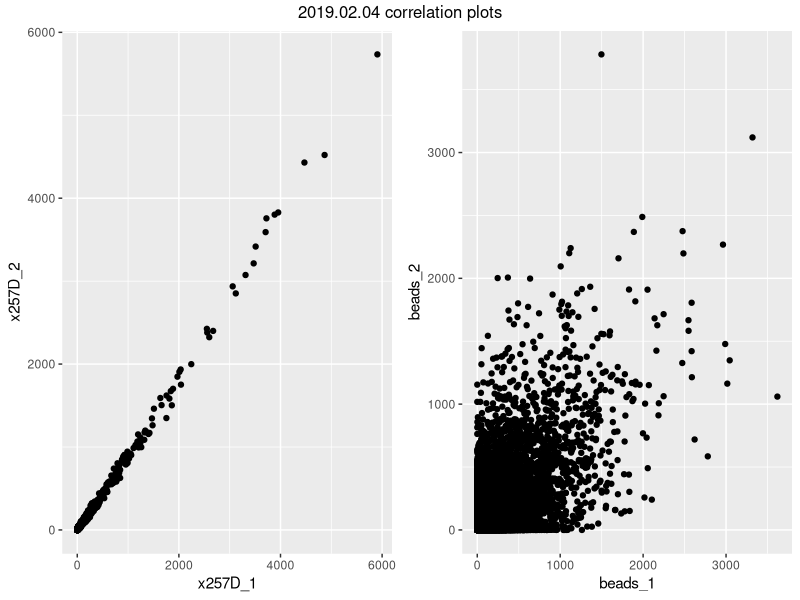
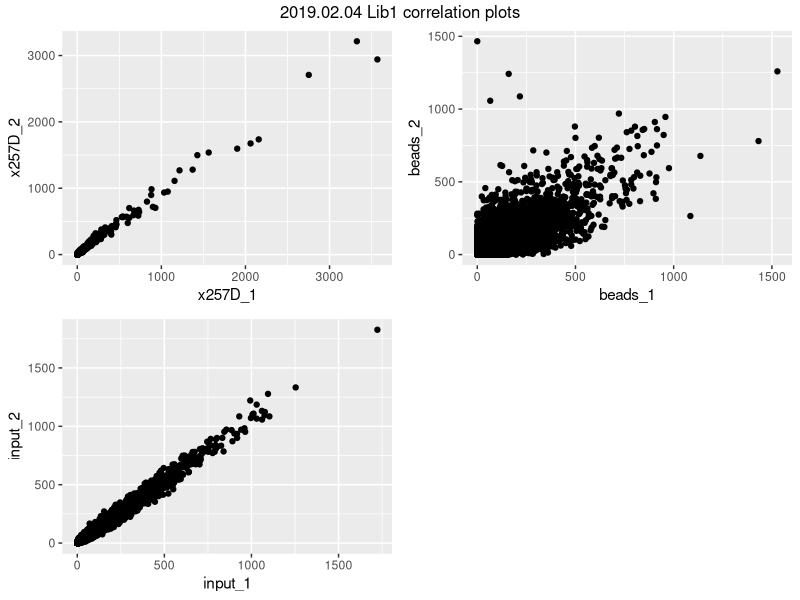
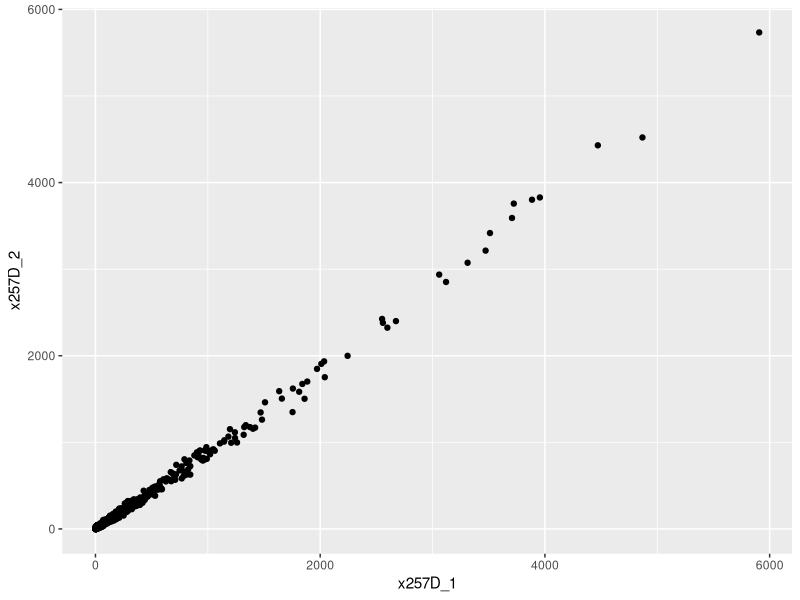
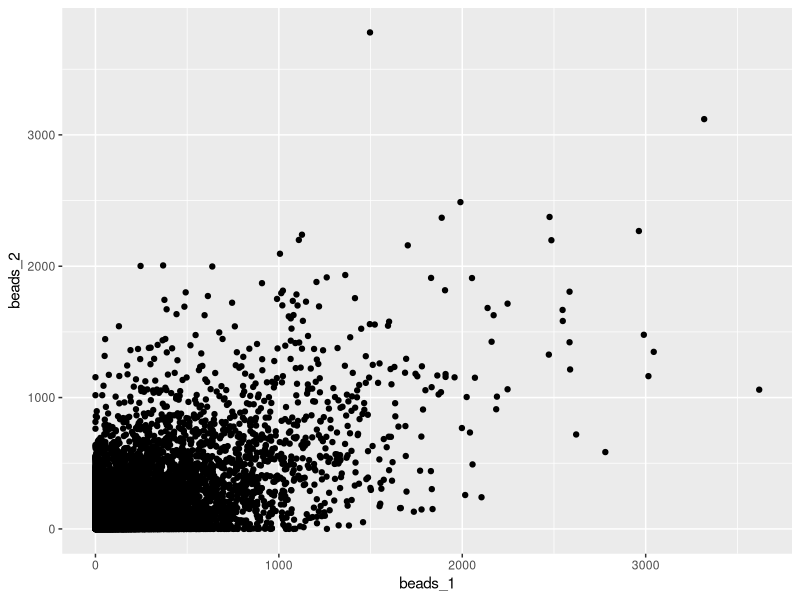
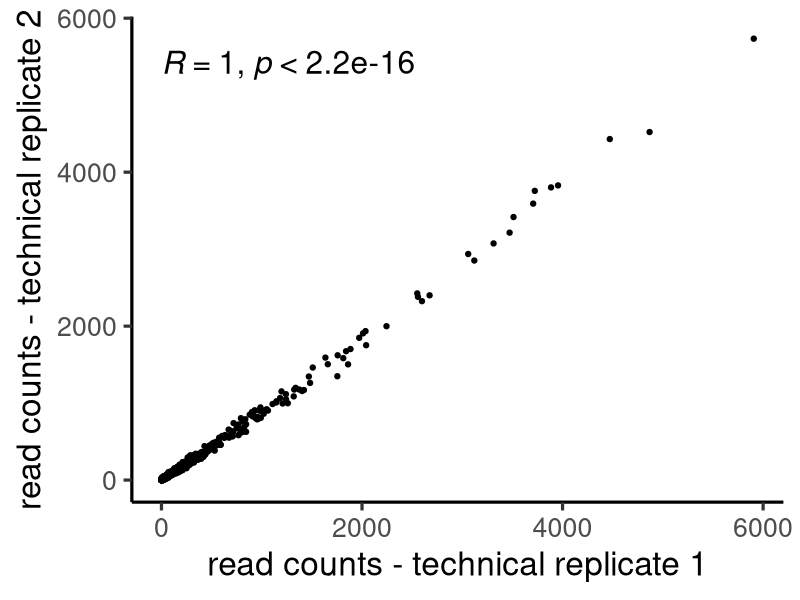
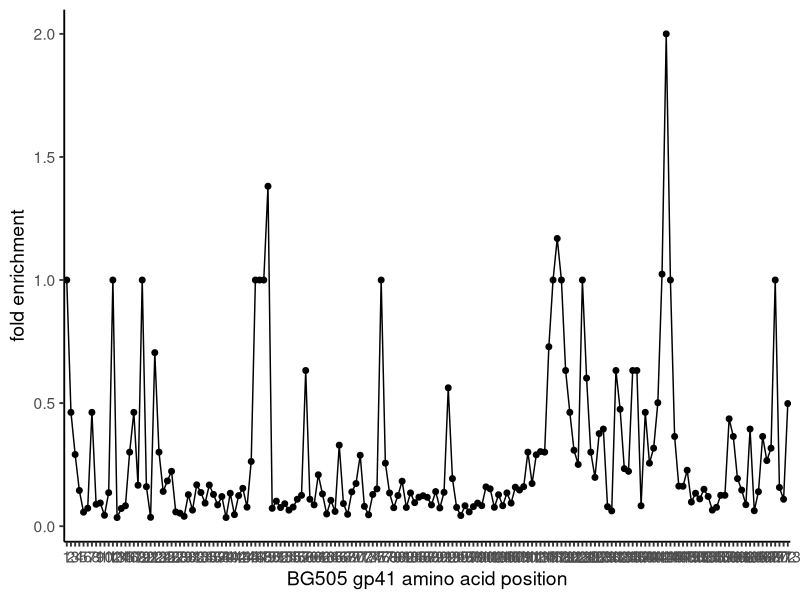
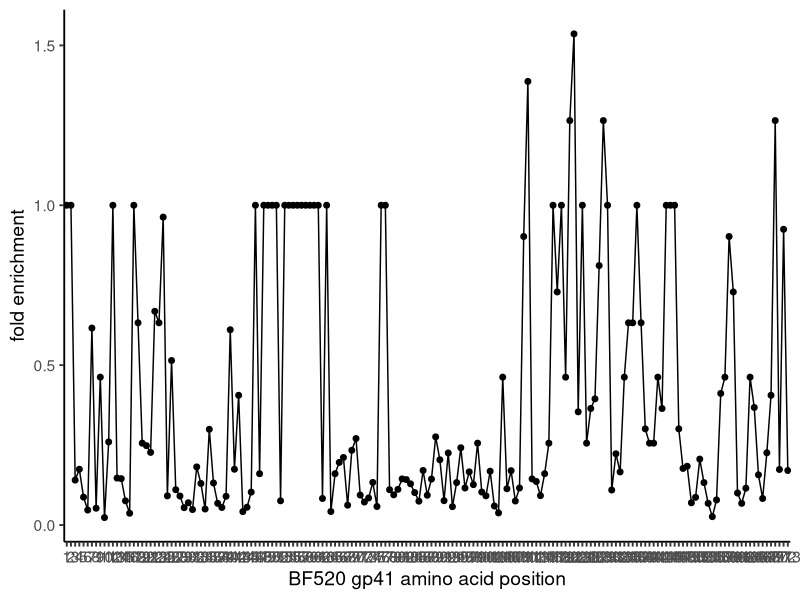
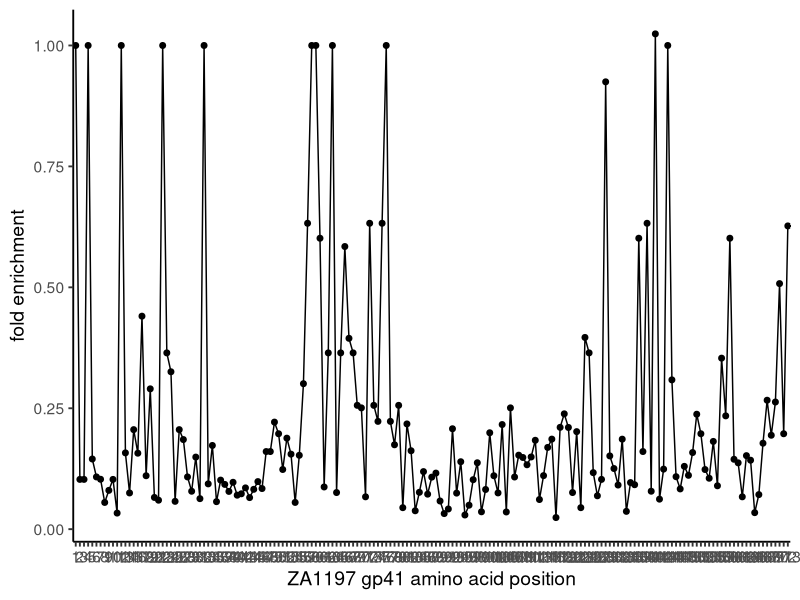

Write the R code that produced these figures, in order. (Note: this script raises an error after producing the figures.)
## ---- chunk 1
knitr::opts_chunk$set(echo = TRUE)
## ---- chunk 2
library(tidyverse)
library(GGally)
library(gridExtra)
library(ggpubr)
library(reshape2)
## ---- chunk 3
analysis_rep1 <-read_csv("data/2019.02.04.annotatedCounts.csv")

print(analysis_rep1)
## ---- chunk 4
analysis_rep1 <- analysis_rep1 %>% 
  separate(Virus_Protein_Loc_AA, c("Virus", "Protein", "Loc", "AA"), convert = TRUE)
## ---- chunk 5
analysis_rep1$sequence = substr(analysis_rep1$Oligo,19,nchar(analysis_rep1$Oligo)-16)

print(analysis_rep1)
## ---- chunk 6
WT_protein_tibble <- read_csv("data/gp41V3_PhageDMS_library_key.csv")

analysis_rep1 <- left_join(analysis_rep1, WT_protein_tibble, by = c("Loc", "AA", "Virus", "Protein")) 

#This is to fill in the HXB2_Loc and Correct_Loc numbers within a group
analysis_rep1 <- analysis_rep1 %>% 
  group_by(Virus, Protein, Loc) %>% 
  fill(HXB2_Loc, .direction = c("up")) %>%
  fill(HXB2_Loc, .direction = c("down")) %>%
  fill(Correct_Loc, .direction = c("up")) %>%
  fill(Correct_Loc, .direction = c("down")) %>%
  ungroup()
## ---- chunk 7
correlation_tibble <- data.frame(sample = 'x257D', correlation = cor(analysis_rep1$x257D_1,analysis_rep1$x257D_2),stringsAsFactors = F) %>% as_tibble  

correlation_tibble <- add_row(correlation_tibble, sample = 'beads', correlation = cor(analysis_rep1$beads_1,analysis_rep1$beads_2)) 

print(correlation_tibble)

## ---- chunk 8
analysis_rep1_no_outlier <- analysis_rep1 %>% select(x257D_1, x257D_2, beads_1, beads_2, input_1) %>%  filter_all(all_vars(.< 6000))

## ---- chunk 9
correlation_tibble_no_outlier <- data.frame(sample = 'x257D', correlation = cor(analysis_rep1_no_outlier$x257D_1,analysis_rep1_no_outlier$x257D_2),stringsAsFactors = F) %>% as_tibble  

correlation_tibble_no_outlier <- add_row(correlation_tibble_no_outlier, sample = 'beads', correlation = cor(analysis_rep1_no_outlier$beads_1,analysis_rep1_no_outlier$beads_2)) 


print(correlation_tibble_no_outlier)

## ---- chunk 10
x257D_correlation <- ggplot(analysis_rep1_no_outlier, aes(x=x257D_1, y=x257D_2)) + geom_point()
ggsave(file = "results/mAb_analysis/gp41V3_257D/x257D_correlation_rep1.jpg", x257D_correlation)

beads_correlation <- ggplot(analysis_rep1_no_outlier, aes(x=beads_1, y=beads_2)) + geom_point()
ggsave(file = "results/mAb_analysis/gp41V3_257D/beads_correlation_rep1.jpg", beads_correlation)


## ---- chunk 11
x2019_02_04_correlation_plots <- grid.arrange(arrangeGrob(x257D_correlation, beads_correlation, ncol=2, top="2019.02.04 correlation plots"))


ggsave(file="results/mAb_analysis/gp41V3_257D/2019_02_04_correlation_plots.jpg", x2019_02_04_correlation_plots)
## ---- chunk 12
x257D_correlation <- ggplot(analysis_rep1_no_outlier, aes(x=x257D_1, y=x257D_2)) + geom_point() +stat_cor(method="pearson", size = 8) + xlab("read counts - technical replicate 1") +ylab("read counts - technical replicate 2") + theme_classic(base_size = 24)


ggsave(file = "results/mAb_analysis/gp41V3_257D/x257D_correlation_rep1_fig.jpg", x257D_correlation)
## ---- chunk 13
analysis_rep1$sum_257D <- analysis_rep1$`x257D_1` + analysis_rep1$`x257D_2`

analysis_rep1$sum_input <- analysis_rep1$`input_1` 
## ---- chunk 14
analysis_rep1 <- analysis_rep1 %>% mutate(sum_257D_pseudo = case_when( 
  sum(sum_257D) / sum(sum_input) < 1 ~ sum_257D + 1, 
  sum(sum_257D) / sum(sum_input) >= 1 ~ sum_257D +(sum(sum_257D) / sum(sum_input))*1))

analysis_rep1 <- analysis_rep1 %>% mutate(sum_input_pseudo = case_when( 
  sum(sum_input) / sum(sum_257D) < 1 ~ sum_input + 1, 
  sum(sum_input) / sum(sum_257D) >= 1 ~ sum_input +(sum(sum_input) / sum(sum_257D))*1))

## ---- chunk 15
analysis_rep1 <- analysis_rep1 %>% 
  mutate(freq_257D = sum_257D_pseudo / sum(sum_257D_pseudo)) %>% 
  mutate(freq_input = sum_input_pseudo/sum(sum_input_pseudo))

## ---- chunk 16
analysis_rep1 <- analysis_rep1 %>% mutate(fold_enrich_257D = freq_257D/freq_input) %>% print()

## ---- chunk 17
fold_enrichment_257D_BG505_gp41 <- analysis_rep1 %>% filter(Protein == 'gp41' & Virus == 'BG505' & type == 'WT') %>% ggline( x='Loc', y = 'fold_enrich_257D',
                   add = NULL, conf.int = FALSE,
                   cor.coef = FALSE,
                   xlab = "BG505 gp41 amino acid position", ylab = "fold enrichment") +theme_classic(base_size = 14) 
ggsave(file="results/mAb_analysis/gp41V3_257D/fold_enrichment_257D_BG505_gp41_rep1.jpg", fold_enrichment_257D_BG505_gp41, width=8)
## ---- chunk 18
fold_enrichment_257D_BF520_gp41 <- analysis_rep1 %>% filter(Protein == 'gp41' & Virus == 'BF520' & type == 'WT') %>% ggline( x='Loc', y = 'fold_enrich_257D',
                   add = NULL, conf.int = FALSE,
                   cor.coef = FALSE,
                   xlab = "BF520 gp41 amino acid position", ylab = "fold enrichment") +theme_classic(base_size = 14) 
ggsave(file="results/mAb_analysis/gp41V3_257D/fold_enrichment_257D_BF520_gp41_rep1.jpg", fold_enrichment_257D_BF520_gp41, width=8)
## ---- chunk 19
fold_enrichment_257D_ZA1197_gp41 <- analysis_rep1 %>% filter(Protein == 'gp41' & Virus == 'ZA1197' & type == 'WT') %>% ggline( x='Loc', y = 'fold_enrich_257D',
                   add = NULL, conf.int = FALSE,
                   cor.coef = FALSE,
                   xlab = "ZA1197 gp41 amino acid position", ylab = "fold enrichment") +theme_classic(base_size = 14) 
ggsave(file="results/mAb_analysis/gp41V3_257D/fold_enrichment_257D_ZA1197_gp41_rep1.jpg", fold_enrichment_257D_ZA1197_gp41, width=8)
## ---- chunk 20
fold_enrichment_257D_BG505_V3 <- analysis_rep1 %>% filter(Protein == 'V3' & Virus == 'BG505' & type == 'WT') %>% ggline( x='Loc', y = 'fold_enrich_257D',
                   add = NULL, conf.int = FALSE,
                   cor.coef = FALSE,
                   xlab = "BG505 V3 amino acid position", ylab = "fold enrichment") +theme_classic(base_size = 14) 
ggsave(file="results/mAb_analysis/gp41V3_257D/fold_enrichment_257D_BG505_V3_rep1.jpg", fold_enrichment_257D_BG505_V3, width=8)
## ---- chunk 21
fold_enrichment_257D_BF520_V3 <- analysis_rep1 %>% filter(Protein == 'V3' & Virus == 'BF520' & type == 'WT') %>% ggline( x='Loc', y = 'fold_enrich_257D',
                   add = NULL, conf.int = FALSE,
                   cor.coef = FALSE,
                   xlab = "BF520 V3 amino acid position", ylab = "fold enrichment") +theme_classic(base_size = 14) 
ggsave(file="results/mAb_analysis/gp41V3_257D/fold_enrichment_257D_BF520_V3_rep1.jpg", fold_enrichment_257D_BF520_V3, width=8)
## ---- chunk 22
fold_enrichment_257D_ZA1197_V3 <- analysis_rep1 %>% filter(Protein == 'V3' & Virus == 'ZA1197' & type == 'WT') %>% ggline( x='Loc', y = 'fold_enrich_257D',
                   add = NULL, conf.int = FALSE,
                   cor.coef = FALSE,
                   xlab = "ZA1197 V3 amino acid position", ylab = "fold enrichment") +theme_classic(base_size = 14) 
ggsave(file="results/mAb_analysis/gp41V3_257D/fold_enrichment_257D_ZA1197_V3_rep1.jpg", fold_enrichment_257D_ZA1197_V3, width=8)
## ---- chunk 23
WT_freq_257D <- analysis_rep1 %>% 
  filter(type == "WT") %>% 
  select(Loc,Virus, Protein, freq_257D_WT=freq_257D) 

analysis_rep1 <- left_join(analysis_rep1, WT_freq_257D)

WT_freq_input <- analysis_rep1 %>% 
  filter(type == "WT") %>% 
  select(Loc, Virus, Protein, freq_input_WT=freq_input) 

analysis_rep1 <- left_join(analysis_rep1, WT_freq_input)

## ---- chunk 24
analysis_rep1 <- analysis_rep1 %>% mutate(diff_select_257D = log((freq_257D/freq_257D_WT)/(freq_input/freq_input_WT)))
## ---- chunk 25
fold_enrich_257D <- analysis_rep1 %>% 
  select(Loc, Virus, Protein, fold_enrich_257D_WT=fold_enrich_257D, type) %>% 
  filter(type == "WT") %>% 
  select(Loc, Virus, Protein, fold_enrich_257D_WT) 

analysis_rep1 <- left_join(analysis_rep1, fold_enrich_257D)
## ---- chunk 26
analysis_rep1 <- analysis_rep1 %>% mutate(scaled_diff_select_257D = (diff_select_257D)*(fold_enrich_257D_WT))
## ---- chunk 27
letter_plot_257D_BG505_V3 <- analysis_rep1 %>% filter(Virus == 'BG505' & Protein == 'V3') %>%
  ggplot() + geom_text(aes(x = Loc, y = scaled_diff_select_257D, label = AA)) +coord_fixed(ratio=0.5) +theme_classic(base_size = 14) +labs(x="BG505 V3 amino acid position", y="scaled differential selection") 
ggsave(file="results/mAb_analysis/gp41V3_257D/letter_plot_257D_BG505_V3_rep1.jpg", letter_plot_257D_BG505_V3, width=10)
## ---- chunk 28
letter_plot_257D_BF520_V3 <- analysis_rep1 %>% filter(Virus == 'BF520' & Protein == 'V3') %>%
  ggplot() + geom_text(aes(x = Loc, y = scaled_diff_select_257D, label = AA)) +coord_fixed(ratio=2) +theme_classic(base_size = 14) +labs(x="BF520 V3 amino acid position", y="scaled differential selection") 
ggsave(file="results/mAb_analysis/gp41V3_257D/letter_plot_257D_BF520_V3_rep1.jpg", letter_plot_257D_BF520_V3, width=10)
## ---- chunk 29
letter_plot_257D_ZA1197_V3 <- analysis_rep1 %>% filter(Virus == 'ZA1197' & Protein == 'V3') %>%
  ggplot() + geom_text(aes(x = Loc, y = scaled_diff_select_257D, label = AA)) +coord_fixed(ratio=1) +theme_classic(base_size = 14) +labs(x="ZA1197 V3 amino acid position", y="scaled differential selection") 
ggsave(file="results/mAb_analysis/gp41V3_257D/letter_plot_257D_ZA1197_V3_rep1.jpg", letter_plot_257D_ZA1197_V3, width=10)
## ---- chunk 30
analysis_rep2 <-read_csv("data/2019.04.02.Lib1.annotatedCounts.csv")

print(analysis_rep2)
## ---- chunk 31
analysis_rep2 <- analysis_rep2 %>% 
  separate(Virus_Protein_Loc_AA, c("Virus", "Protein", "Loc", "AA"), convert = TRUE)
## ---- chunk 32
analysis_rep2$sequence = substr(analysis_rep2$Oligo,19,nchar(analysis_rep2$Oligo)-16)

print(analysis_rep2)
## ---- chunk 33
WT_protein_tibble <- read_csv("data/gp41V3_PhageDMS_library_key.csv")

analysis_rep2 <- left_join(analysis_rep2, WT_protein_tibble, by = c("Loc", "AA", "Virus", "Protein")) 

#This is to fill in the HXB2_Loc and Correct_Loc numbers within a group
analysis_rep2 <- analysis_rep2 %>% 
  group_by(Virus, Protein, Loc) %>% 
  fill(HXB2_Loc, .direction = c("up")) %>%
  fill(HXB2_Loc, .direction = c("down")) %>%
  fill(Correct_Loc, .direction = c("up")) %>%
  fill(Correct_Loc, .direction = c("down")) %>%
  ungroup()
## ---- chunk 34
correlation_tibble <- data.frame(sample = 'x257D', correlation = cor(analysis_rep2$x257D_1,analysis_rep2$x257D_2),stringsAsFactors = F) %>% as_tibble  

correlation_tibble <- add_row(correlation_tibble, sample = 'beads', correlation = cor(analysis_rep2$beads_1,analysis_rep2$beads_2)) 

correlation_tibble <- add_row(correlation_tibble, sample = 'input', correlation = cor(analysis_rep2$input_1,analysis_rep2$input_2)) 

print(correlation_tibble)

## ---- chunk 35
analysis_rep2_no_outlier <- analysis_rep2 %>% select(x257D_1, x257D_2, beads_1, beads_2, input_1, input_2) %>%  filter_all(all_vars(.< 5500))

## ---- chunk 36
correlation_tibble_no_outlier <- data.frame(sample = 'x257D', correlation = cor(analysis_rep2_no_outlier$x257D_1,analysis_rep2_no_outlier$x257D_2),stringsAsFactors = F) %>% as_tibble  

correlation_tibble_no_outlier <- add_row(correlation_tibble_no_outlier, sample = 'beads', correlation = cor(analysis_rep2_no_outlier$beads_1,analysis_rep2_no_outlier$beads_2)) 

correlation_tibble_no_outlier <- add_row(correlation_tibble_no_outlier, sample = 'input', correlation = cor(analysis_rep2_no_outlier$input_1,analysis_rep2_no_outlier$input_2)) 

print(correlation_tibble_no_outlier)

## ---- chunk 37

x257D_correlation <- ggplot(analysis_rep2_no_outlier, aes(x=x257D_1, y=x257D_2)) + geom_point()
ggsave(file = "results/mAb_analysis/gp41V3_257D/x257D_correlation_rep2.jpg", x257D_correlation)

beads_correlation <- ggplot(analysis_rep2_no_outlier, aes(x=beads_1, y=beads_2)) + geom_point()
ggsave(file = "results/mAb_analysis/gp41V3_257D/beads_correlation_rep2.jpg", beads_correlation)

input_correlation <- ggplot(analysis_rep2_no_outlier, aes(x=input_1, y=input_2)) + geom_point()
ggsave(file = "results/mAb_analysis/gp41V3_257D/input_correlation_rep2.jpg", input_correlation)


## ---- chunk 38
x2019_02_04_Lib1_correlation_plots <- grid.arrange(arrangeGrob(x257D_correlation, beads_correlation, input_correlation, ncol=2, top="2019.02.04 Lib1 correlation plots"))


ggsave(file="results/mAb_analysis/gp41V3_257D/2019_02_04_Lib1_correlation_plots.jpg", x2019_02_04_Lib1_correlation_plots)
## ---- chunk 39
x257D_correlation <- ggplot(analysis_rep2_no_outlier, aes(x=x257D_1, y=x257D_2)) + geom_point() +stat_cor(method="pearson", size = 8) + xlab("read counts - technical replicate 1") +ylab("read counts - technical replicate 2") + theme_classic(base_size = 24)


ggsave(file = "results/mAb_analysis/gp41V3_257D/x257D_correlation_rep2_fig.jpg", x257D_correlation)
## ---- chunk 40
analysis_rep2$sum_257D <- analysis_rep2$`x257D_1` + analysis_rep2$`x257D_2`

analysis_rep2$sum_input <- analysis_rep2$`input_1` + analysis_rep2$`input_2` 
## ---- chunk 41
analysis_rep2 <- analysis_rep2 %>% mutate(sum_257D_pseudo = case_when( 
  sum(sum_257D) / sum(sum_input) < 1 ~ sum_257D + 1, 
  sum(sum_257D) / sum(sum_input) >= 1 ~ sum_257D +(sum(sum_257D) / sum(sum_input))*1))

analysis_rep2 <- analysis_rep2 %>% mutate(sum_input_pseudo = case_when( 
  sum(sum_input) / sum(sum_257D) < 1 ~ sum_input + 1, 
  sum(sum_input) / sum(sum_257D) >= 1 ~ sum_input +(sum(sum_input) / sum(sum_257D))*1))

## ---- chunk 42
analysis_rep2 <- analysis_rep2 %>% 
  mutate(freq_257D = sum_257D_pseudo / sum(sum_257D_pseudo)) %>% 
  mutate(freq_input = sum_input_pseudo/sum(sum_input_pseudo))

## ---- chunk 43
analysis_rep2 <- analysis_rep2 %>% mutate(fold_enrich_257D = freq_257D/freq_input) %>% print()
## ---- chunk 44
fold_enrichment_257D_BG505_gp41 <- analysis_rep2 %>% filter(Protein == 'gp41' & Virus == 'BG505' & type == 'WT') %>% ggline( x='Loc', y = 'fold_enrich_257D',
                   add = NULL, conf.int = FALSE,
                   cor.coef = FALSE,
                   xlab = "BG505 gp41 amino acid position", ylab = "fold enrichment") +theme_classic(base_size = 14) 
ggsave(file="results/mAb_analysis/gp41V3_257D/fold_enrichment_257D_BG505_gp41_rep2.jpg", fold_enrichment_257D_BG505_gp41, width=8)
## ---- chunk 45
fold_enrichment_257D_BF520_gp41 <- analysis_rep2 %>% filter(Protein == 'gp41' & Virus == 'BF520' & type == 'WT') %>% ggline( x='Loc', y = 'fold_enrich_257D',
                   add = NULL, conf.int = FALSE,
                   cor.coef = FALSE,
                   xlab = "BF520 gp41 amino acid position", ylab = "fold enrichment") +theme_classic(base_size = 14) 
ggsave(file="results/mAb_analysis/gp41V3_257D/fold_enrichment_257D_BF520_gp41_rep2.jpg", fold_enrichment_257D_BF520_gp41, width=8)
## ---- chunk 46
fold_enrichment_257D_ZA1197_gp41 <- analysis_rep2 %>% filter(Protein == 'gp41' & Virus == 'ZA1197' & type == 'WT') %>% ggline( x='Loc', y = 'fold_enrich_257D',
                   add = NULL, conf.int = FALSE,
                   cor.coef = FALSE,
                   xlab = "ZA1197 gp41 amino acid position", ylab = "fold enrichment") +theme_classic(base_size = 14) 
ggsave(file="results/mAb_analysis/gp41V3_257D/fold_enrichment_257D_ZA1197_gp41_rep2.jpg", fold_enrichment_257D_ZA1197_gp41, width=8)
## ---- chunk 47
fold_enrichment_257D_BG505_V3 <- analysis_rep2 %>% filter(Protein == 'V3' & Virus == 'BG505' & type == 'WT') %>% ggline( x='Loc', y = 'fold_enrich_257D',
                   add = NULL, conf.int = FALSE,
                   cor.coef = FALSE,
                   xlab = "BG505 V3 amino acid position", ylab = "fold enrichment") +theme_classic(base_size = 14) 
ggsave(file="results/mAb_analysis/gp41V3_257D/fold_enrichment_257D_BG505_V3_rep2.jpg", fold_enrichment_257D_BG505_V3, width=8)
## ---- chunk 48
fold_enrichment_257D_BF520_V3 <- analysis_rep2 %>% filter(Protein == 'V3' & Virus == 'BF520' & type == 'WT') %>% ggline( x='Loc', y = 'fold_enrich_257D',
                   add = NULL, conf.int = FALSE,
                   cor.coef = FALSE,
                   xlab = "BF520 V3 amino acid position", ylab = "fold enrichment") +theme_classic(base_size = 14) 
ggsave(file="results/mAb_analysis/gp41V3_257D/fold_enrichment_257D_BF520_V3_rep2.jpg", fold_enrichment_257D_BF520_V3, width=8)
## ---- chunk 49
fold_enrichment_257D_ZA1197_V3 <- analysis_rep2 %>% filter(Protein == 'V3' & Virus == 'ZA1197' & type == 'WT') %>% ggline( x='Loc', y = 'fold_enrich_257D',
                   add = NULL, conf.int = FALSE,
                   cor.coef = FALSE,
                   xlab = "ZA1197 V3 amino acid position", ylab = "fold enrichment") +theme_classic(base_size = 14) 
ggsave(file="results/mAb_analysis/gp41V3_257D/fold_enrichment_257D_ZA1197_V3_rep2.jpg", fold_enrichment_257D_ZA1197_V3, width=8)
## ---- chunk 50
WT_freq_257D <- analysis_rep2 %>% 
  filter(type == "WT") %>% 
  select(Loc,Virus, Protein, freq_257D_WT=freq_257D) 

analysis_rep2 <- left_join(analysis_rep2, WT_freq_257D)

WT_freq_input <- analysis_rep2 %>% 
  filter(type == "WT") %>% 
  select(Loc, Virus, Protein, freq_input_WT=freq_input) 

analysis_rep2 <- left_join(analysis_rep2, WT_freq_input)

## ---- chunk 51
analysis_rep2 <- analysis_rep2 %>% mutate(diff_select_257D = log((freq_257D/freq_257D_WT)/(freq_input/freq_input_WT)))
## ---- chunk 52
fold_enrich_257D <- analysis_rep2 %>% 
  select(Loc, Virus, Protein, fold_enrich_257D_WT=fold_enrich_257D, type) %>% 
  filter(type == "WT") %>% 
  select(Loc, Virus, Protein, fold_enrich_257D_WT) 

analysis_rep2 <- left_join(analysis_rep2, fold_enrich_257D)
## ---- chunk 53
analysis_rep2 <- analysis_rep2 %>% mutate(scaled_diff_select_257D = (diff_select_257D)*(fold_enrich_257D_WT))
## ---- chunk 54
letter_plot_257D_BG505_V3 <- analysis_rep2 %>% filter(Virus == 'BG505' & Protein == 'V3') %>%
  ggplot() + geom_text(aes(x = Loc, y = scaled_diff_select_257D, label = AA)) +coord_fixed(ratio=1) +theme_classic(base_size = 14) +labs(x="BG505 V3 amino acid position", y="scaled differential selection") 
ggsave(file="results/mAb_analysis/gp41V3_257D/letter_plot_257D_BG505_V3_rep2.jpg", letter_plot_257D_BG505_V3, width=10)
## ---- chunk 55
letter_plot_257D_BF520_V3 <- analysis_rep2 %>% filter(Virus == 'BF520' & Protein == 'V3') %>%
  ggplot() + geom_text(aes(x = Loc, y = scaled_diff_select_257D, label = AA)) +coord_fixed(ratio=2) +theme_classic(base_size = 14) +labs(x="BF520 V3 amino acid position", y="scaled differential selection") 
ggsave(file="results/mAb_analysis/gp41V3_257D/letter_plot_257D_BF520_V3_rep2.jpg", letter_plot_257D_BF520_V3, width=10)
## ---- chunk 56
letter_plot_257D_ZA1197_V3 <- analysis_rep2 %>% filter(Virus == 'ZA1197' & Protein == 'V3') %>%
  ggplot() + geom_text(aes(x = Loc, y = scaled_diff_select_257D, label = AA)) +coord_fixed(ratio=1) +theme_classic(base_size = 14) +labs(x="ZA1197 V3 amino acid position", y="scaled differential selection") 
ggsave(file="results/mAb_analysis/gp41V3_257D/letter_plot_257D_ZA1197_V3_rep2.jpg", letter_plot_257D_ZA1197_V3, width=10)
## ---- chunk 57
avg_analysis <- analysis_rep1 %>% select(id, Virus, Protein, Loc, AA, type, HXB2_Loc, Correct_Loc, rep1_sum_257D=sum_257D, rep1_fold_enrich_257D=fold_enrich_257D, rep1_scaled_diff_select_257D=scaled_diff_select_257D)
## ---- chunk 58
rep2 <- analysis_rep2 %>% select(id, Virus, Protein, Loc, AA, type, HXB2_Loc, Correct_Loc, rep2_sum_257D=sum_257D, rep2_fold_enrich_257D=fold_enrich_257D, rep2_scaled_diff_select_257D=scaled_diff_select_257D) 

avg_analysis <- left_join(rep2, avg_analysis)

## ---- chunk 59
x257D_correlation <- ggplot(avg_analysis, aes(x=rep1_sum_257D, y=rep2_sum_257D)) + geom_point()+stat_cor(method="pearson", size = 8) + xlab("read counts - biological replicate 1") +ylab("read counts - biological replicate 2") + theme_classic(base_size = 24)
ggsave(file = "results/mAb_analysis/gp41V3_257D/x257D_correlation_biological_duplicates.jpg", x257D_correlation)
## ---- chunk 60
avg_analysis_no_outlier <- avg_analysis %>% select(rep1_sum_257D, rep2_sum_257D) %>% filter_all(all_vars(.< 20000))


x257D_correlation <- ggplot(avg_analysis_no_outlier, aes(x=rep1_sum_257D, y=rep2_sum_257D)) + geom_point()
ggsave(file = "results/mAb_analysis/gp41V3_257D/x257D_correlation_biological_duplicates_nooutlier.jpg", x257D_correlation)
## ---- chunk 61
correlation_tibble_no_outlier <- data.frame(sample = 'x257D', correlation = cor(avg_analysis_no_outlier$rep1_sum_257D,avg_analysis_no_outlier$rep2_sum_257D),stringsAsFactors = F) %>% as_tibble

print(correlation_tibble_no_outlier)
## ---- chunk 62
avg_analysis <- avg_analysis %>% mutate(avg_fold_enrich_257D = (rep1_fold_enrich_257D + rep2_fold_enrich_257D)/2)
## ---- chunk 63
library(ggpubr)
fold_enrichment_257D_BG505_gp41 <- avg_analysis %>% filter(Protein == 'gp41' & Virus == 'BG505' & type == 'WT') %>% ggline( x='Loc', y = 'avg_fold_enrich_257D',
                   add = NULL, conf.int = FALSE,
                   cor.coef = FALSE,
                   xlab = "BG505 gp41 amino acid position", ylab = "fold enrichment") +theme_classic(base_size = 14) 
ggsave(file="results/mAb_analysis/gp41V3_257D/avg_fold_enrich_257D_BG505_gp41_rep2.jpg", fold_enrichment_257D_BG505_gp41, width=8)
## ---- chunk 64
fold_enrichment_257D_BF520_gp41 <- avg_analysis %>% filter(Protein == 'gp41' & Virus == 'BF520' & type == 'WT') %>% ggline( x='Loc', y = 'avg_fold_enrich_257D',
                   add = NULL, conf.int = FALSE,
                   cor.coef = FALSE,
                   xlab = "BF520 gp41 amino acid position", ylab = "fold enrichment") +theme_classic(base_size = 14) 
ggsave(file="results/mAb_analysis/gp41V3_257D/avg_fold_enrich_257D_BF520_gp41_rep2.jpg", fold_enrichment_257D_BF520_gp41, width=8)
## ---- chunk 65
fold_enrichment_257D_ZA1197_gp41 <- avg_analysis %>% filter(Protein == 'gp41' & Virus == 'ZA1197' & type == 'WT') %>% ggline( x='Loc', y = 'avg_fold_enrich_257D',
                   add = NULL, conf.int = FALSE,
                   cor.coef = FALSE,
                   xlab = "ZA1197 gp41 amino acid position", ylab = "fold enrichment") +theme_classic(base_size = 14) 
ggsave(file="results/mAb_analysis/gp41V3_257D/avg_fold_enrich_257D_ZA1197_gp41_rep2.jpg", fold_enrichment_257D_ZA1197_gp41, width=8)
## ---- chunk 66
fold_enrichment_257D_V3 <- avg_analysis %>% filter(Protein == 'V3' & type == 'WT') %>% ggline( x='HXB2_Loc', y = 'avg_fold_enrich_257D', group = 'Virus', color = 'Virus', palette = 'Dark2', add = NULL, conf.int = FALSE, cor.coef = FALSE, xlab = "HXB2 Env amino acid position", ylab = "fold enrichment") +theme_classic(base_size = 22) + scale_x_discrete( breaks = c(290, 300, 310, 320))

fold_enrichment_257D_V3 <- ggpar(fold_enrichment_257D_V3, ylim = c(-1, 20), legend=c(.9,.8))

ggsave(file="results/mAb_analysis/gp41V3_257D/avg_fold_enrichment_257D_V3.jpg", fold_enrichment_257D_V3, width=10)
## ---- chunk 67
fold_enrichment_257D_BG505_V3 <- avg_analysis %>% filter(Protein == 'V3' & Virus == 'BG505' & type == 'WT') %>% ggline( x='Loc', y = 'avg_fold_enrich_257D',
                   add = NULL, conf.int = FALSE,
                   cor.coef = FALSE,
                   xlab = "BG505 V3 amino acid position", ylab = "fold enrichment") +theme_classic(base_size = 14) 
ggsave(file="results/mAb_analysis/gp41V3_257D/avg_fold_enrich_257D_BG505_V3_rep2.jpg", fold_enrichment_257D_BG505_V3, width=8)
## ---- chunk 68
fold_enrichment_257D_BF520_V3 <- avg_analysis %>% filter(Protein == 'V3' & Virus == 'BF520' & type == 'WT') %>% ggline( x='Loc', y = 'avg_fold_enrich_257D',
                   add = NULL, conf.int = FALSE,
                   cor.coef = FALSE,
                   xlab = "BF520 V3 amino acid position", ylab = "fold enrichment") +theme_classic(base_size = 14) 
ggsave(file="results/mAb_analysis/gp41V3_257D/avg_fold_enrich_257D_BF520_V3_rep2.jpg", fold_enrichment_257D_BF520_V3, width=8)
## ---- chunk 69
fold_enrichment_257D_ZA1197_V3 <- avg_analysis %>% filter(Protein == 'V3' & Virus == 'ZA1197' & type == 'WT') %>% ggline( x='Loc', y = 'avg_fold_enrich_257D',
                   add = NULL, conf.int = FALSE,
                   cor.coef = FALSE,
                   xlab = "ZA1197 V3 amino acid position", ylab = "fold enrichment") +theme_classic(base_size = 14) 
ggsave(file="results/mAb_analysis/gp41V3_257D/avg_fold_enrich_257D_ZA1197_V3_rep2.jpg", fold_enrichment_257D_ZA1197_V3, width=8)
## ---- chunk 70
avg_analysis <- avg_analysis %>% mutate(avg_scaled_diffselect_257D = (rep1_scaled_diff_select_257D + rep2_scaled_diff_select_257D)/2)
## ---- chunk 71
letter_plot_257D_BG505_V3 <- avg_analysis %>% filter(Virus == 'BG505' & Protein == 'V3') %>%
  ggplot() + geom_text(aes(x = Loc, y = avg_scaled_diffselect_257D, label = AA)) +coord_fixed(ratio=0.3) +theme_classic(base_size = 14) +labs(x="BG505 V3 amino acid position", y="scaled differential selection") 
ggsave(file="results/mAb_analysis/gp41V3_257D/letter_plot_257D_BG505_V3_avg.jpg", letter_plot_257D_BG505_V3, width=10)
## ---- chunk 72
letter_plot_257D_BF520_V3 <- avg_analysis %>% filter(Virus == 'BF520' & Protein == 'V3') %>%
  ggplot() + geom_text(aes(x = Loc, y = avg_scaled_diffselect_257D, label = AA)) +coord_fixed(ratio=2) +theme_classic(base_size = 14) +labs(x="BF520 V3 amino acid position", y="scaled differential selection") 
ggsave(file="results/mAb_analysis/gp41V3_257D/letter_plot_257D_BF520_V3_avg.jpg", letter_plot_257D_BF520_V3, width=10)
## ---- chunk 73
letter_plot_257D_ZA1197_V3 <- avg_analysis %>% filter(Virus == 'ZA1197' & Protein == 'V3') %>%
  ggplot() + geom_text(aes(x = Loc, y = avg_scaled_diffselect_257D, label = AA)) +coord_fixed(ratio=0.2) +theme_classic(base_size = 14) +labs(x="ZA1197 V3 amino acid position", y="scaled differential selection") 
ggsave(file="results/mAb_analysis/gp41V3_257D/letter_plot_257D_ZA1197_V3_avg.jpg", letter_plot_257D_ZA1197_V3, width=10)
## ---- chunk 74
#First create a new column 
avg_analysis_extra <- avg_analysis %>%
  filter(type == "WT") %>%
  unite(Title, c(AA, HXB2_Loc), sep = "", remove = FALSE) %>%
  select(Title, Virus, Protein, Loc)

avg_analysis <- left_join(avg_analysis, avg_analysis_extra, by = c("Virus", "Protein", "Loc"))

## ---- chunk 75
#This pulls the scaled differential selection data from just BG505 gp41, only want region of epitope. Right now this is arbitrary.

BG505_V3_matrix <- avg_analysis %>% 
  filter(Virus == 'BG505' & Protein == 'V3') %>% 
  select(Title, AA, avg_scaled_diffselect_257D) %>%
  acast(AA ~ Title)
## ---- chunk 76
#Create a data frame with just the WT Titles from the epitope region
BG505_V3_df <- avg_analysis %>% 
  filter(Virus == 'BG505' & Protein == 'V3' & type == 'WT') 
  
#This stores the values in the column "Title" as a vector
col.order <- as.vector(BG505_V3_df$Title)

#This rearranges the matrix so that the order is the same as in the vector created above
BG505_V3_matrix <- BG505_V3_matrix[,col.order]
## ---- chunk 77
#This stores the order of the specified amino acids as a vector
row.order <- c("G", "P", "A", "I", "L", "V", "F", "W", "Y", "M", "C", "S", "T", "N", "Q", "H", "K", "R", "D", "E")

#This rearranges the rows according to the row order vector
BG505_V3_matrix <- BG505_V3_matrix[row.order,]
## ---- chunk 78
write.csv(BG505_V3_matrix, file="results/mAb_analysis/gp41V3_257D/BG505_V3_257D_matrix.csv")
